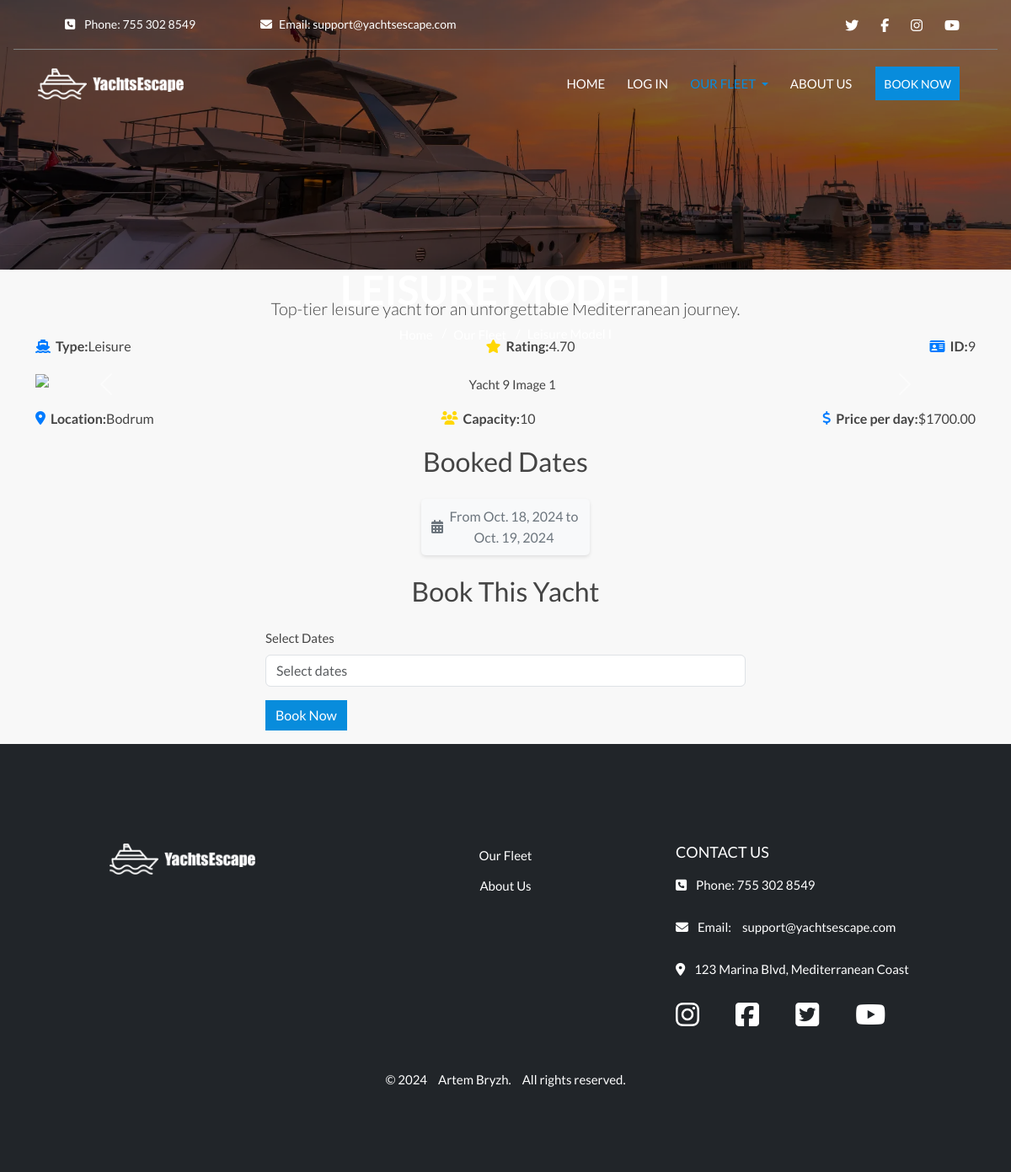
The app's page /yachts/yacht/9/, older data.
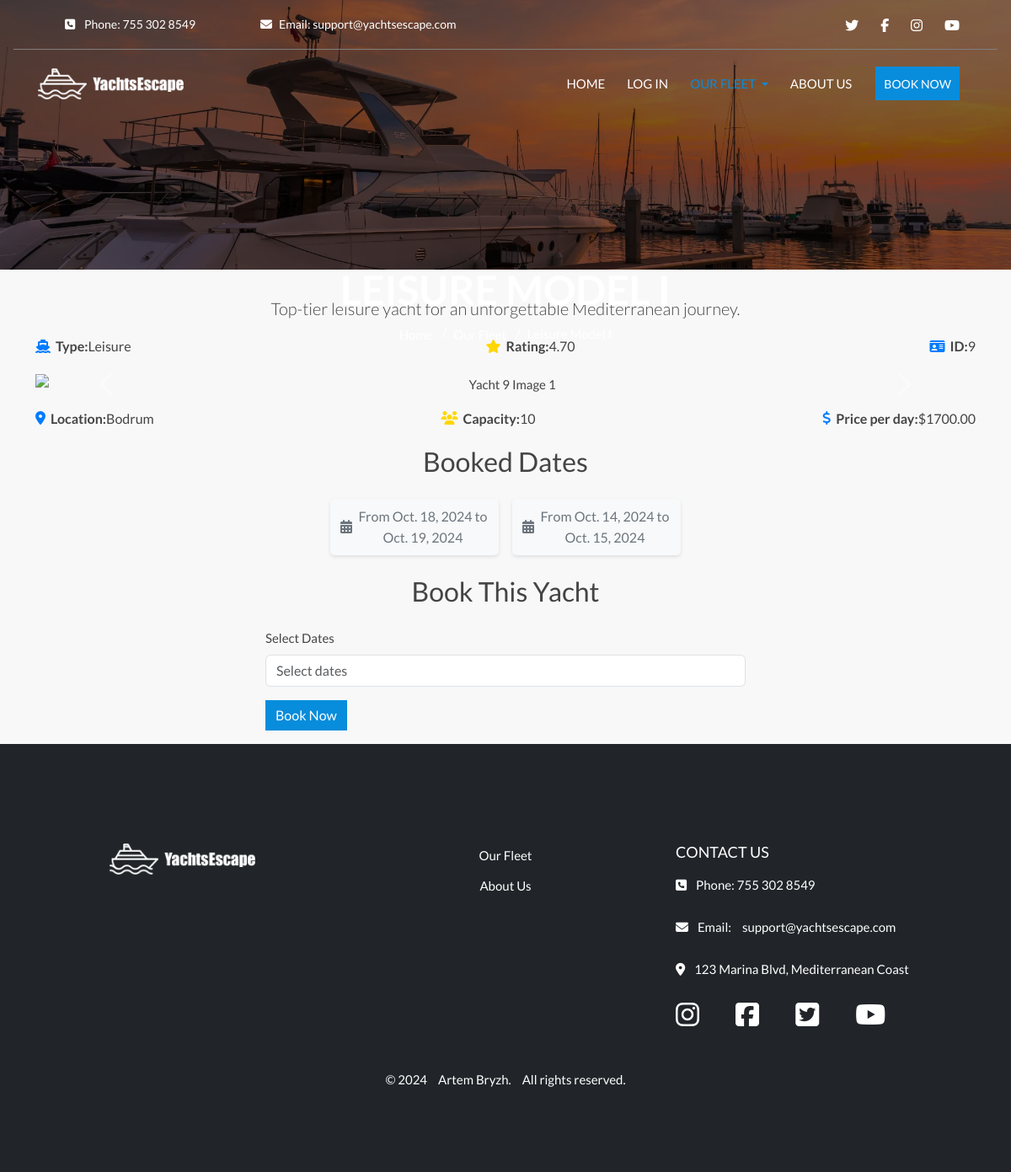
The same page, newer data.
### yachts/models.py (models this page shows, shortened)
class Yacht(models.Model):
    COUNTRY_CHOICES = [
        ('Turkey', 'Turkey'),
        ('France', 'France'),
        ('Spain', 'Spain'),
    ]
    name = models.CharField(max_length=100)
    id = models.AutoField(primary_key=True)
    type = models.CharField(max_length=50, default='default_type')
    description = models.TextField()
    country = models.CharField(max_length=50, choices=COUNTRY_CHOICES, default='Turkey')
    location = models.CharField(max_length=100)
    capacity = models.IntegerField()
    price_per_day = models.DecimalField(max_digits=8, decimal_places=2)
    rating = models.DecimalField(max_digits=6, decimal_places=2, null=True, blank=True)
    available = models.BooleanField(default=True)
    image_url = models.URLField(max_length=1024, null=True, blank=True)
    card_image = models.ImageField(upload_to='yachts/cards/', null=True, blank=True)
    detail_image = models.ImageField(upload_to='yachts/details/', null=True, blank=True)
    detail_image_url = models.URLField(max_length=1024, null=True, blank=True)

### booking/models.py (models this page shows, shortened)
class Booking(models.Model):
    yacht = models.ForeignKey(Yacht, on_delete=models.CASCADE, related_name='bookings')
    start_date = models.DateField()
    end_date = models.DateField()
    total_cost = models.DecimalField(max_digits=10, decimal_places=2, default=0.00)
    status = models.CharField(
        max_length=20,
        choices=[
            ('pending', 'Pending'),  # Initial status, awaiting confirmation
            ('confirmed', 'Confirmed'),  # Status when payment is successful
            ('cancelled', 'Cancelled')  # Status when the booking is cancelled
        ],
        default='pending'  # Default to 'pending' until payment is confirmed
    )
    created_at = models.DateTimeField(auto_now_add=True)

### yachts/views.py (the view)
# urls.py: path('yacht/<int:yacht_id>/', views.yacht_detail, name='yacht_detail'),  # URL для страницы с деталями яхты
def yacht_detail(request, yacht_id):
    yacht = get_object_or_404(Yacht, id=yacht_id)
    bookings = Booking.objects.filter(yacht=yacht).values('start_date', 'end_date')
    booked_dates = []
    for booking in bookings:
        start_date = booking['start_date']
        end_date = booking['end_date']
        print(f"Start Date Type: {type(start_date)}, End Date Type: {type(end_date)}")
        if isinstance(start_date, datetime):
            start_date_str = start_date.strftime('%Y-%m-%d')
        else:
            start_date_str = start_date  # If already a string
        if isinstance(end_date, datetime):
            end_date_str = end_date.strftime('%Y-%m-%d')
        else:
            end_date_str = end_date  # If already a string
        booked_dates.append({
            'start': start_date_str,
            'end': end_date_str
        })
    print("Booked Dates List:", booked_dates)
    if request.method == 'POST':
        form = BookingForm(request.POST)
        if form.is_valid():
            booking = form.save(commit=False)
            booking.yacht = yacht  # Assign the current yacht to the booking
            booking.user = request.user  # Assign the current user to the booking
            date_range = form.cleaned_data['date_range']
            start_date_str, end_date_str = date_range.split(" to ")
            booking.start_date = datetime.strptime(start_date_str, '%Y-%m-%d').date()
            booking.end_date = datetime.strptime(end_date_str, '%Y-%m-%d').date()
            booking.save()  # Save the booking instance
    else:
        form = BookingForm()
    context = {
        'yacht': yacht,
        'booked_dates': booked_dates,
        'form': form,  # Pass the form to the context
    }
    return render(request, 'yachts/yacht_detail.html', context)

### yachts/templates/yachts/yacht_detail.html (shortened to what this page needs)
{% extends 'base.html' %}
{% load static %}
{% load crispy_forms_tags %}
{% block extra_css %}
<link rel="stylesheet" href="{% static 'css/yachts/yacht-list.css' %}">
{% endblock %}
{% block content %}
<div class="container text-center">
    <div class="header-content">
        <h1 class="hero-title">{{ yacht.name }}</h1>
        <div class="breadcrumb-container">
            <nav aria-label="breadcrumb">
                <ol class="breadcrumb">
                    <li class="breadcrumb-item"><a href="{% url 'home' %}">Home</a></li>
                    <li class="breadcrumb-item"><a href="{% url 'yacht_list' %}">Our Fleet</a></li>
                    <li class="breadcrumb-item active" aria-current="page">{{ yacht.name }}</li>
                </ol>
            </nav>
        </div>
    </div>
    <p class="lead mt-4">{{ yacht.description }}</p>
    <ul class="yacht-attributes-row">
        <li><i class="fas fa-ship"></i> <strong>Type:</strong> {{ yacht.type }}</li>
        <li><i class="fas fa-star"></i> <strong>Rating:</strong> {{ yacht.rating }}</li>
        <li><i class="fas fa-id-card"></i> <strong>ID:</strong> {{ yacht.id }}</li>
    </ul>
    <div id="yachtGallery" class="carousel slide" data-bs-ride="carousel">
        <div class="carousel-inner">
        </div>
        <button class="carousel-control-prev" type="button" data-bs-target="#yachtGallery" data-bs-slide="prev">
            <span class="carousel-control-prev-icon" aria-hidden="true"></span>
        </button>
        <button class="carousel-control-next" type="button" data-bs-target="#yachtGallery" data-bs-slide="next">
            <span class="carousel-control-next-icon" aria-hidden="true"></span>
        </button>
    </div>
    <ul class="yacht-attributes-row mt-3">
        <li><i class="fas fa-map-marker-alt"></i> <strong>Location:</strong> {{ yacht.location }}</li>
        <li><i class="fas fa-users"></i> <strong>Capacity:</strong> {{ yacht.capacity }}</li>
        <li><i class="fas fa-dollar-sign"></i> <strong>Price per day:</strong> ${{ yacht.price_per_day }}</li>
    </ul>
    <h2>Booked Dates</h2>
    <ul class="date-list">
        {% for date in booked_dates %}
        <li><i class="fas fa-calendar-alt"></i> From {{ date.start }} to {{ date.end }}</li>
        {% empty %}
        <li class="no-dates"><i class="fas fa-calendar-times"></i> No booked dates</li>
        {% endfor %}
    </ul>
    <h2>Book This Yacht</h2>
    <form id="bookingForm" method="post" action="{% url 'booking_create' %}" class="text-start mt-4">
        <div class="row mb-3">
            <div class="col-md-12">
                <label for="dateRange" class="form-label">Select Dates</label>
                <input type="text" id="dateRange" name="date_range" class="form-control" placeholder="Select dates"
                    required>
            </div>
        </div>
        <button type="submit" class="btn btn-primary" onclick="handleFormSubmit(event)">Book Now</button>
    </form>
</div>
{% endblock %}

### templates/base.html (shortened to what this page needs)
{% load static %}
<!DOCTYPE html>
<html lang="en">
<head>
  {% block corecss %}
  <link href="https://cdn.jsdelivr.net/npm/bootstrap@5.3.3/dist/css/bootstrap.min.css" rel="stylesheet"
>
  <link rel="stylesheet" href="{% static 'css/base.css' %}" />
   <link rel="stylesheet" href="https://cdn.jsdelivr.net/npm/flatpickr/dist/flatpickr.min.css">
  {% endblock %} {% block extra_css %}{% endblock %}
</head>
<body>
  <header>
    {% block header %}
    {% include 'includes/header.html' %}
    {% endblock %}
  </header>
  <div aria-live="polite" aria-atomic="true" class="position-relative">
    <div class="toast-container position-fixed top-0 start-50 translate-middle-x p-3" style="z-index: 1055;">
    </div>
  </div>
  <main>
    {% block content %}
    {% endblock %}
  </main>
  {% block footer %}
  {% include 'includes/footer.html' %}
  {% endblock %}
</body>
</html>

### templates/includes/header.html (shortened to what this page needs)
{% load static %}
<header class="{% if request.path == '/' %}header{% else %}header-short{% endif %}">
    <div class="header-overlay"></div>
    <div class="d-flex justify-content-between align-items-center py-2 ms-3 me-3 header-top-bar" id="top-bar">
        <div class="d-flex align-items-center flex-shrink-0 ms-3 header-top-item">
            <span class="me-3 d-none d-md-block">
                <i class="fas fa-phone-square"></i> Phone: 755 302 8549
            </span>
        </div>
        <div class="d-flex align-items-center flex-shrink-0 ms-3 header-top-item" id="email-align">
            <a href="mailto:support@yachtsescape.com" class="email-link"><i class="fas fa-envelope"></i>Email:
                support@yachtsescape.com</a>
        </div>
        <div class="d-flex align-items-center justify-content-end ms-auto">
            <ul class="list-inline mb-0">
                <li class="list-inline-item">
                    <a class="text-white" href="#" target="_blank"><i class="fab fa-twitter"></i></a>
                </li>
                <li class="list-inline-item">
                    <a class="text-white" href="#" target="_blank"><i class="fab fa-facebook-f"></i></a>
                </li>
                <li class="list-inline-item">
                    <a class="text-white" href="#" target="_blank"><i class="fab fa-instagram"></i></a>
                </li>
                <li class="list-inline-item">
                    <a class="text-white" href="#" target="_blank"><i class="fab fa-youtube"></i></a>
                </li>
            </ul>
        </div>
    </div>
    <div class="navbar navbar-expand-lg header-main" id="main-nav">
        <div class="d-flex align-items-center">
            <a href="{% url 'home' %}" aria-label="Homepage">
                <img class="normal-logo img-fluid" id="logo" src="{% static 'images/logo-light.png' %}"
                    data-light-logo="{% static 'images/logo-light.png' %}"
                    data-dark-logo="{% static 'images/logo-dark.png' %}"
                    data-small-light-logo="{% static 'images/logo-light-small.png' %}"
                    data-small-dark-logo="{% static 'images/logo-dark-small.png' %}" alt="logo" />
            </a>
        </div>
        <div class="offcanvas offcanvas-end text-center" tabindex="-1" id="offcanvasNavbar"
            aria-labelledby="offcanvasNavbarLabel">
            <div class="offcanvas-body">
                <ul class="navbar-nav justify-content-end flex-grow-1 pe-3">
                    <li class="nav-item">
                        <a class="nav-link {% if request.path == '/' %}active{% endif %}"
                            href="{% url 'home' %}">Home</a>
                    </li>
                    {% if user.is_authenticated %}
                    <li class="nav-item dropdown">
                        <a class="nav-link dropdown-toggle {% if request.path == '/your-profile-url/' %}active{% endif %}"
                            href="#" id="navbarDropdown" role="button" data-bs-toggle="dropdown">
                            My Account
                        </a>
                        <ul class="dropdown-menu" aria-labelledby="navbarDropdown">
                            {% if user.is_superuser or user.is_staff %}
                            <li><a class="dropdown-item" href="#">Yachts Management</a></li>
                            {% endif %}
                            <li><a class="dropdown-item" href="#">My Profile</a></li>
                            <li><a class="dropdown-item" href="{% url 'account_logout' %}">Logout</a></li>
                        </ul>
                    </li>
                    {% else %}
                    <li class="nav-item">
                        <a class="nav-link {% if request.path == '/accounts/login/' %}active{% endif %}"
                            href="{% url 'account_login' %}" aria-label="Log In Page">Log In</a>
                    </li>
                    {% endif %}
                    <li class="nav-item dropdown">
                        <a class="nav-link dropdown-toggle {% if '/yachts/' in request.path %}active{% endif %}"
                            href="#" id="yachtTypeDropdown" role="button" data-bs-toggle="dropdown"
                            aria-expanded="false">
                            Our Fleet
                        </a>
                    </li>
                    <li class="nav-item">
                        <a class="nav-link {% if request.path == '/about/' %}active{% endif %}" href="{% url 'about' %}"
                            aria-label="About Us Page">
                            About us
                        </a>
                    </li>
                    <button class="btn btn-sm header-main-btn" data-bs-toggle="modal"
                        data-bs-target="#bookNowModal">Book Now</button>
                </ul>
            </div>
        </div>
    </div>
</header>

### templates/includes/footer.html
{% load static %}
<footer class="bg-dark text-white mt-3">
    <div class="container py-5">
        <div class="row">
            <div class="col-lg-4 text-center">
                <a href="#" aria-label="Homepage" class="normal-logo">
                    <img src="{% static 'images/logo-light.png' %}" alt="YachtsEscape Logo" class="img-fluid" />
                </a>
            </div>
            <div class="col-lg-4 text-center mb-lg-0">
                <ul class="list-unstyled">
                    <li><a href="#" class="text-white">Our Fleet</a></li>
                    <li><a href="{% url 'about' %}" class="text-white">About Us</a></li>
                </ul>
            </div>
            <div class="col-lg-4 text-center text-lg-start footer-top-item">
                <h5 class="text-uppercase">Contact Us</h5>
                <p><i class="fas fa-phone-square"></i> Phone: 755 302 8549</p>
                <p><i class="fas fa-envelope"></i> Email: <a href="mailto:support@yachtsescape.com"
                        class="text-white email-link">support@yachtsescape.com</a></p>
                <p><i class="fas fa-map-marker-alt"></i> 123 Marina Blvd, Mediterranean Coast</p>
                <ul class="footer-list-inline mt-3">
                    <li class="footer-list-inline-item">
                        <a href="https://instagram.com" target="_blank" rel="noopener noreferrer" class="text-white">
                            <i class="fab fa-instagram"></i>
                        </a>
                    </li>
                    <li class="footer-list-inline-item">
                        <a href="https://facebook.com" target="_blank" rel="noopener noreferrer" class="text-white">
                            <i class="fab fa-facebook-square"></i>
                        </a>
                    </li>
                    <li class="footer-list-inline-item">
                        <a href="https://twitter.com" target="_blank" rel="noopener noreferrer" class="text-white">
                            <i class="fab fa-twitter-square"></i>
                        </a>
                    </li>
                    <li class="footer-list-inline-item">
                        <a href="https://youtube.com" target="_blank" rel="noopener noreferrer" class="text-white">
                            <i class="fab fa-youtube"></i>
                        </a>
                    </li>
                </ul>
            </div>
        </div>
        <div class="row mt-1">
            <div class="col-12 text-center">
                <p class="mb-0">
                    &copy; 2024 <a href="https://www.linkedin.com/in/artem-bryzh-43109a176/" target="_blank"
                        class="text-white email-link">Artem Bryzh.</a> All rights reserved.
                </p>
            </div>
        </div>
    </div>
</footer>

Row changes from the older to the newer data that the page shows:
added Booking: start "Oct. 14, 2024", end "Oct. 15, 2024"
